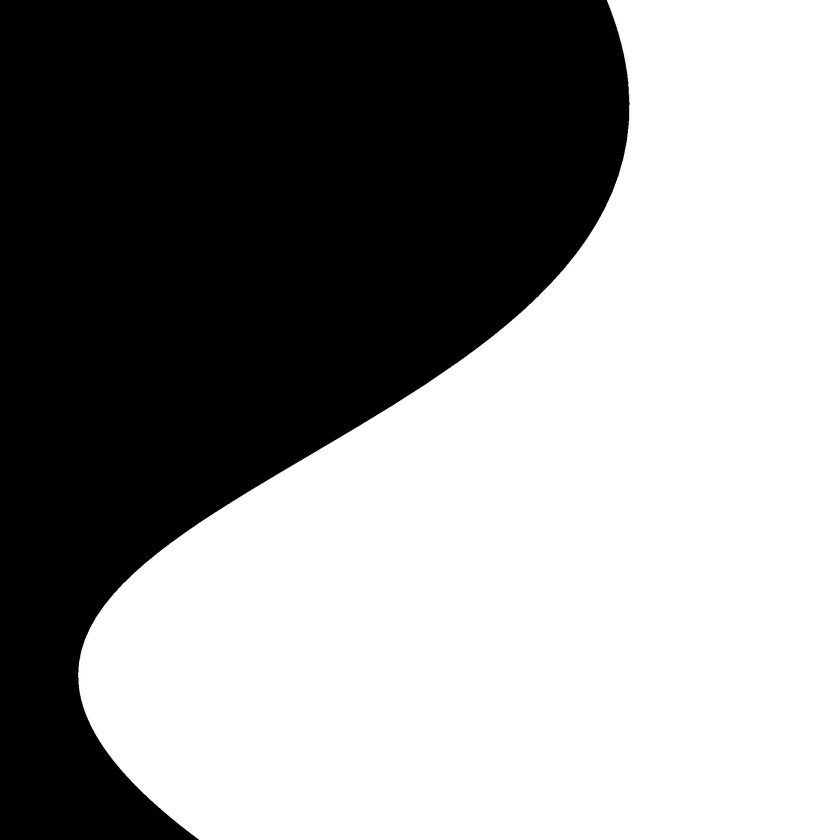
#> input picture images/synthetic.bmp, 840 x 840 px, shrunk from 2000 x 2000 before the run, found by its file name
$ python add_speckle.py
#> lines starting #> are read from the running program, lines starting #| are printed output that depends on the picture
import cv2
import numpy as np
from PIL import Image

def add_speckle_noise(image, intensity):
    if len(image.shape) == 2:
        # For grayscale images
        row, col = image.shape
        gauss = np.random.randn(row, col)
        noisy = image + image * gauss * intensity
        return np.clip(noisy, 0, 255).astype(np.uint8)
    elif len(image.shape) == 3:
        # For color images
        row, col, ch = image.shape
        gauss = np.random.randn(row, col, ch)
        noisy = image + image * gauss * intensity
        return np.clip(noisy, 0, 255).astype(np.uint8)
    else:
        raise ValueError("Unsupported image shape")

def save_image(img, path):
    if img is not None:
        pil_img = Image.fromarray(img)
        pil_img = pil_img.convert('L') # Convert to 8-bit grayscale
        pil_img.save(path, 'BMP', bits=8)
    else:
        print("Image not found")


def main():
    # Load an image
    img = cv2.imread("D:/git/Block_Truncation_Coding/images/synthetic.bmp")
#> img is the input picture: shape (840, 840, 3); min 0, max 255, mean 145.1

    # Convert the image to grayscale
    img_gray = cv2.cvtColor(img, cv2.COLOR_BGR2GRAY)

    # Define a list of intensities for speckle noise
    intensity_values = [0.1, 0.2, 0.3, 0.4, 0.5, 0.6, 0.7, 0.8, 0.9]

    # Apply speckle noise with varying intensities and save the results
    for intensity in intensity_values:
        noisy_img = add_speckle_noise(img_gray.copy(), intensity)

        # Save the image as monochrome bitmap in BMP format using our custom function
        output_path = f'img/noisy_image_intensity_{intensity}.bmp'
        save_image(noisy_img, output_path)
        print(f'Image saved: {output_path}')
#> this loop made 9 passes
#> pass 1, in add_speckle_noise, `noisy = image + image * gauss * intensity`:
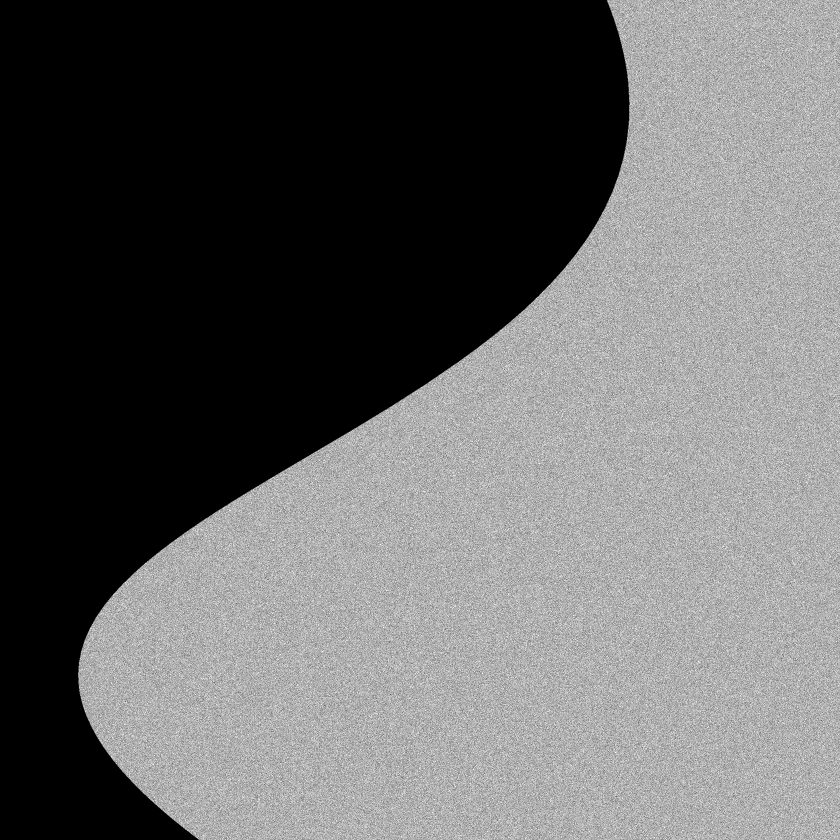
#> noisy: shape (840, 840) float64; min 0, max 368.9, mean 145.1; drawn with min black and max white
#> pass 2, in add_speckle_noise (call 2), `noisy = image + image * gauss * intensity`:
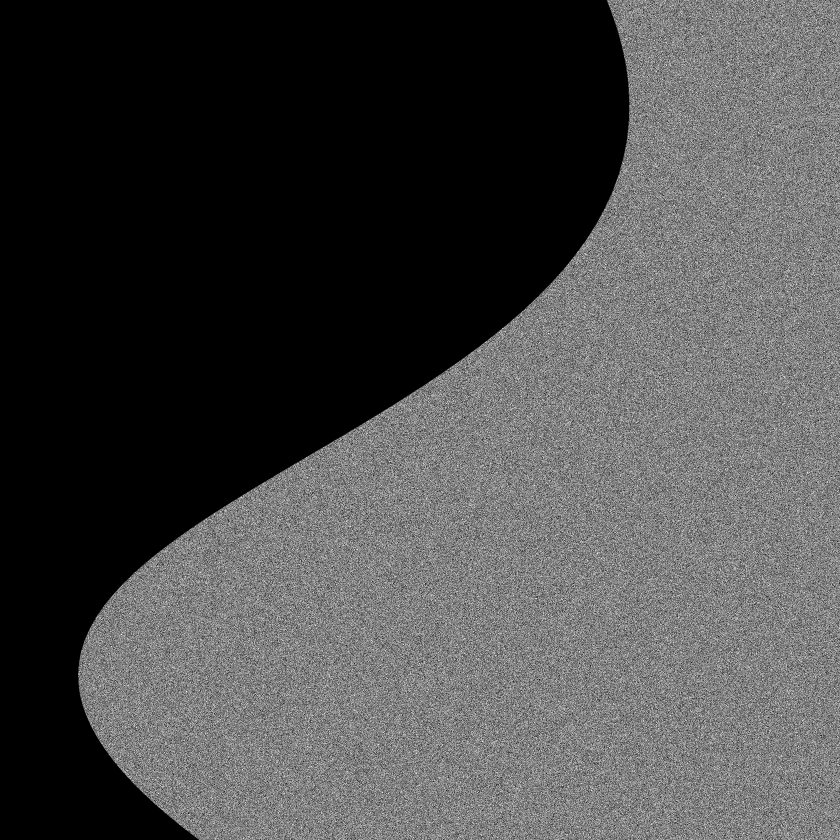
#> noisy: shape (840, 840) float64; min 0, max 499.6, mean 145.1; drawn with min black and max white
#> pass 2, in main, `noisy_img = add_speckle_noise(img_gray.copy(), intensity)`:
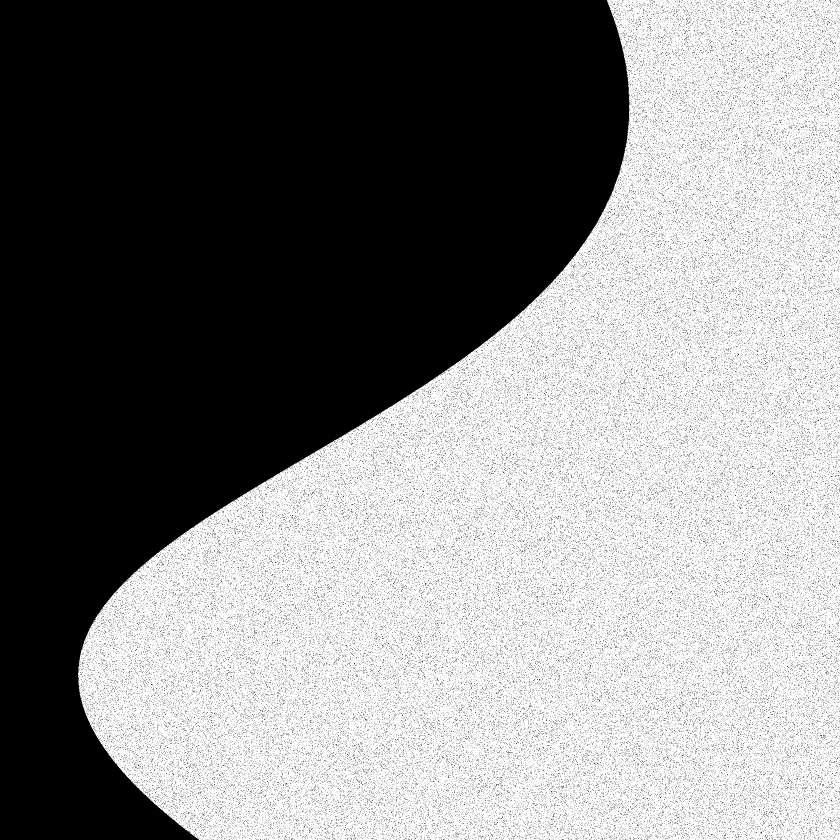
#> noisy_img: shape (840, 840); min 0, max 255, mean 133.4
#> after the loop:
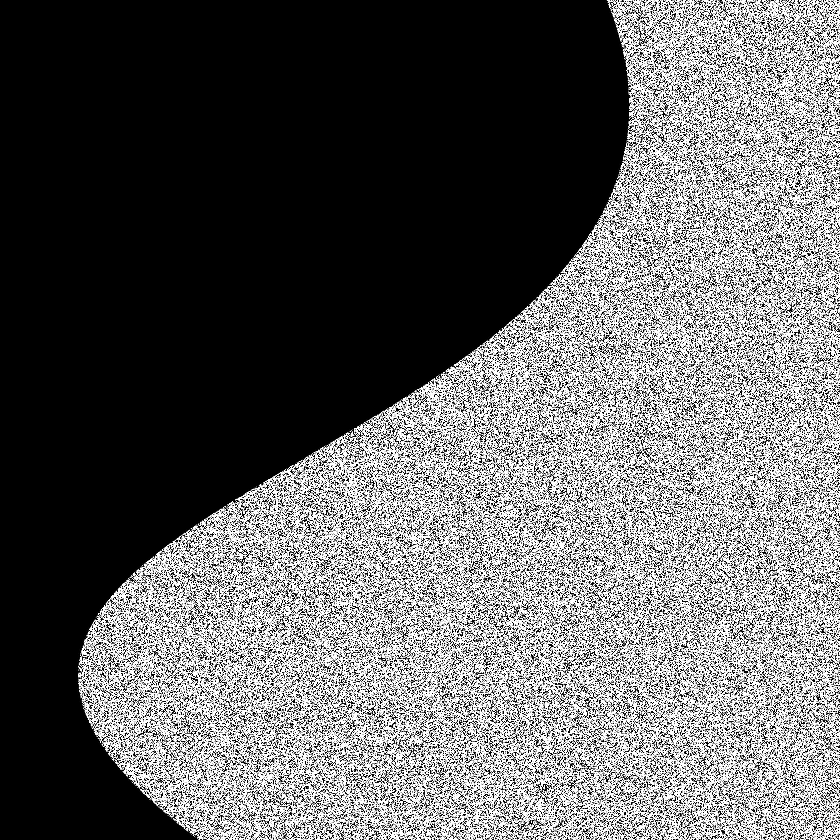
#> noisy_img: shape (840, 840); min 0, max 255, mean 101.8


if __name__ == "__main__":
    main()
